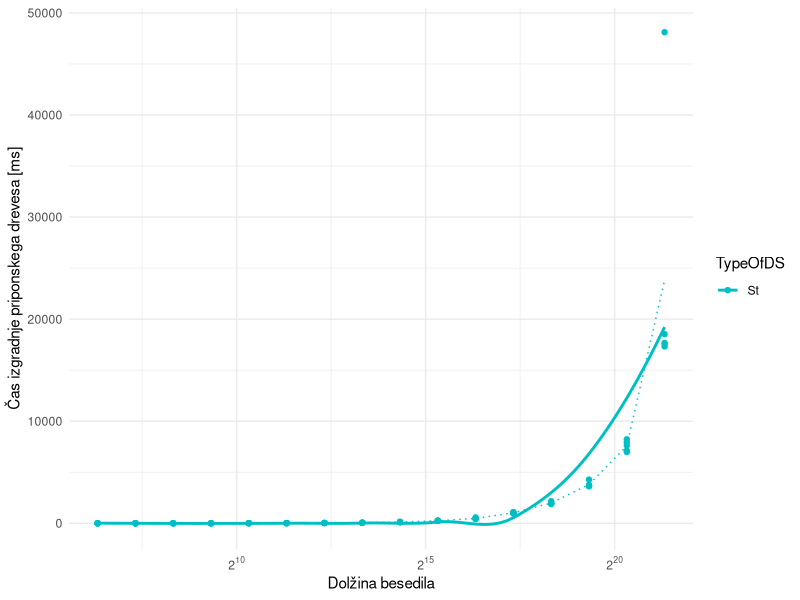
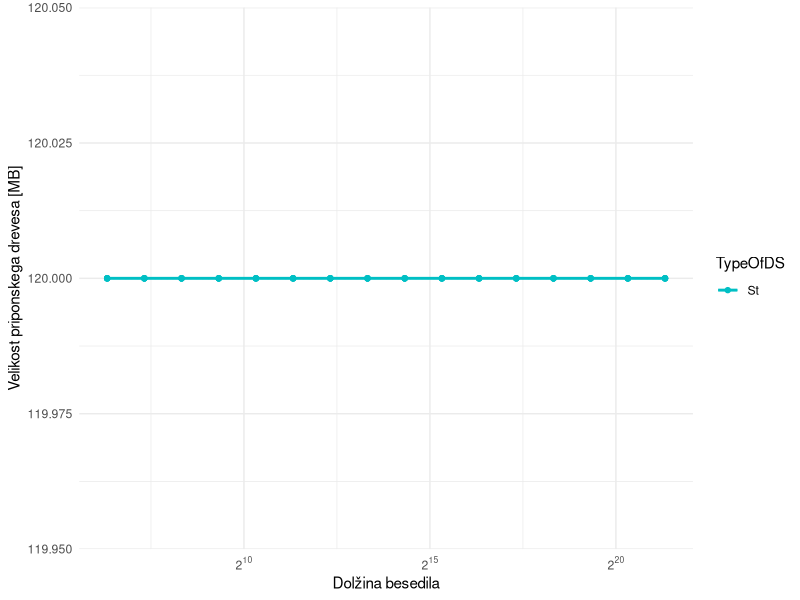
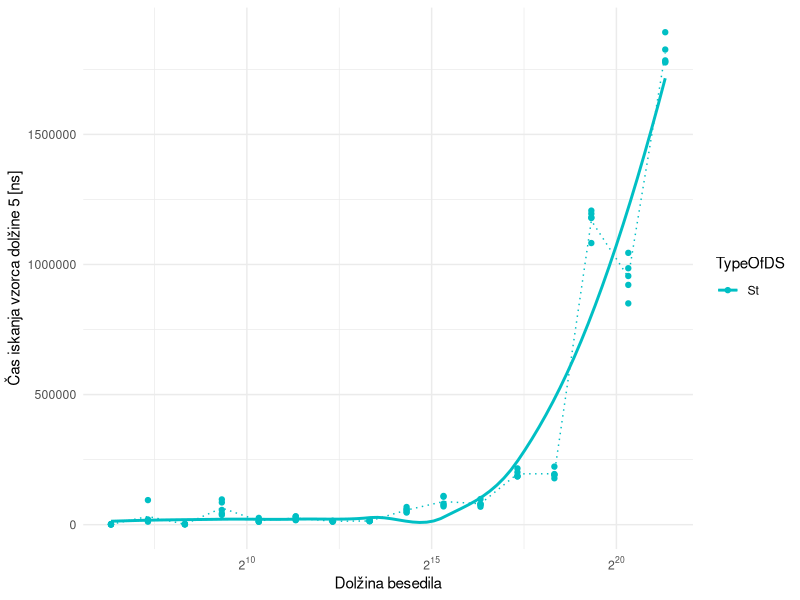
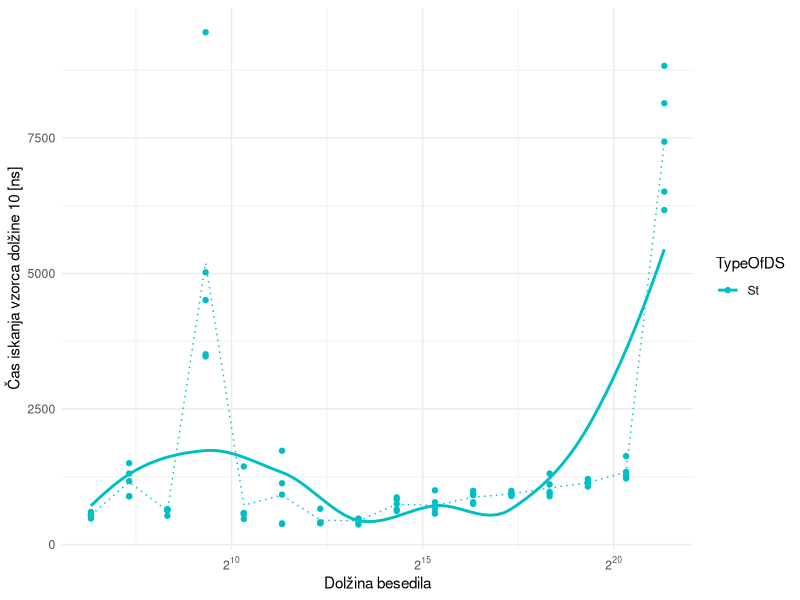
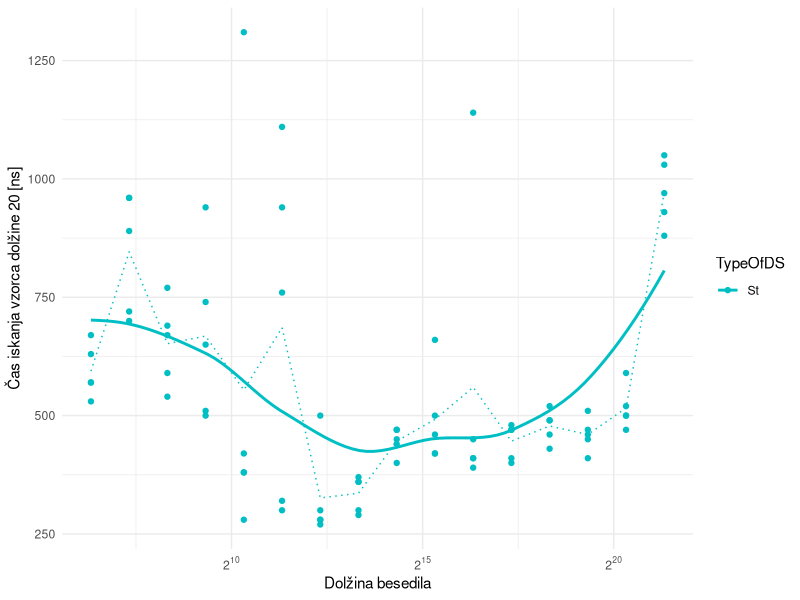
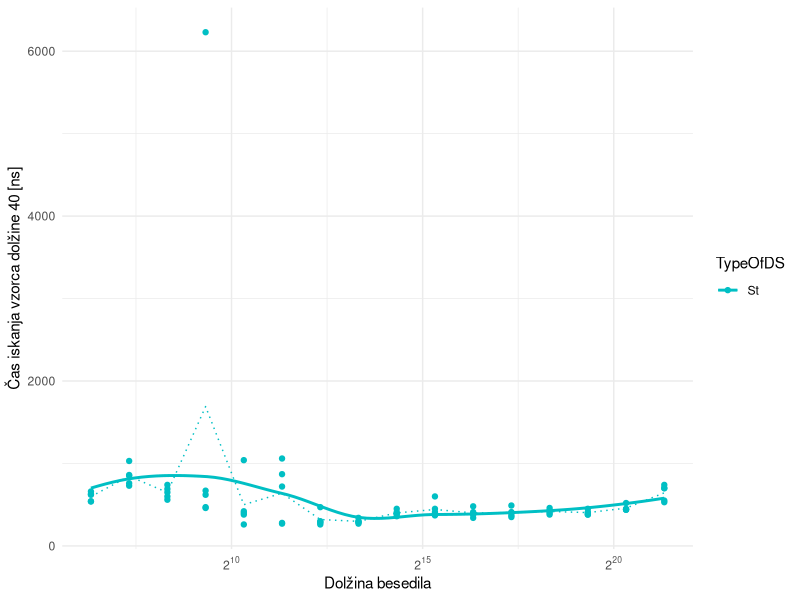
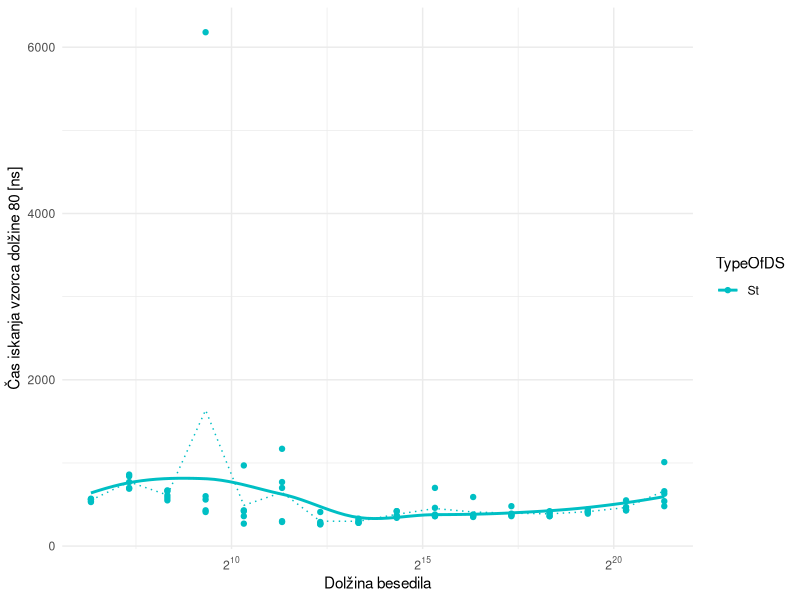
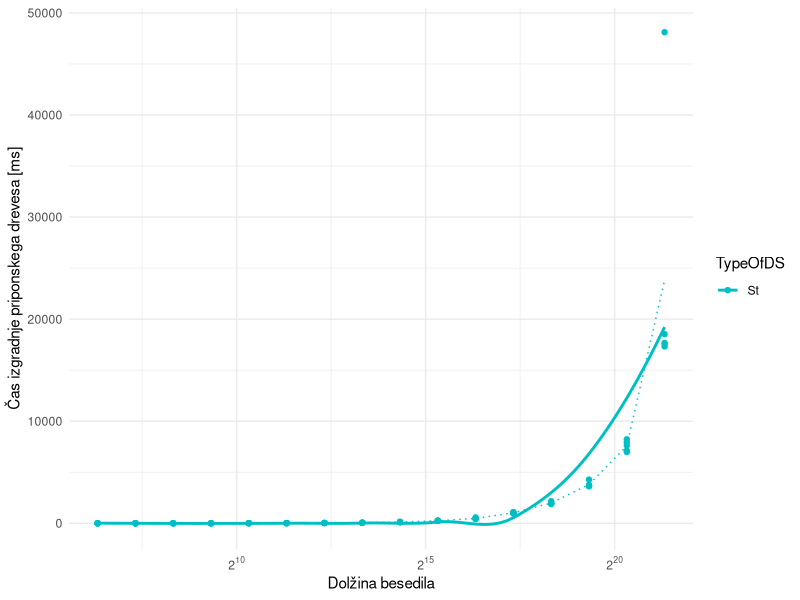

Write R code to recreate these figures, in order. (Note: this script raises an error after producing the figures.)
library(tidyverse)
library(scales)
dataST<- read.csv("rezST.csv")
dataST %>% ggplot()+
  aes(x=SizeRun,y=Time,color=TypeOfDS)+
  geom_point()+
  geom_smooth(se=F)+stat_summary(fun=mean,geom = 'line',linetype = 'dotted')+
  theme_minimal()+   scale_color_manual(values=c("#00BFC4"))+
  scale_x_continuous(trans = log2_trans(), breaks = trans_breaks("log2", function(x) 2^x),
                     labels = trans_format("log2", math_format(2^.x)))+
  labs(y="Čas izgradnje priponskega drevesa [ms]",x="Dolžina besedila")
ggsave("./Img/izgradnjaDrecvesaST.png")

dataST %>% ggplot()+
  aes(x=SizeRun,y=SizeInBytes,color=TypeOfDS)+
  geom_point()+
  geom_smooth(se=F)+stat_summary(fun=mean,geom = 'line',linetype = 'dotted')+
  theme_minimal()+   scale_color_manual(values=c("#00BFC4"))+
  scale_x_continuous(trans = log2_trans(), breaks = trans_breaks("log2", function(x) 2^x),
                     labels = trans_format("log2", math_format(2^.x)))+
  labs(y="Velikost priponskega drevesa [MB]",x="Dolžina besedila")
ggsave("./Img/velikostDrecvesaST.png", bg="white")
dataST %>% ggplot()+
  aes(x=SizeRun,y=tFind5,color=TypeOfDS)+
  geom_point()+
  geom_smooth(se=F)+stat_summary(fun=mean,geom = 'line',linetype = 'dotted')+
  theme_minimal()+   scale_color_manual(values=c("#00BFC4"))+
  scale_x_continuous(trans = log2_trans(), breaks = trans_breaks("log2", function(x) 2^x),
                     labels = trans_format("log2", math_format(2^.x)))+
  labs(y="Čas iskanja vzorca dolžine 5 [ns]",x="Dolžina besedila")
ggsave("./Img/iskanje5ST.png", bg="white")
dataST %>% ggplot()+
  aes(x=SizeRun,y=tFind10,color=TypeOfDS)+
  geom_point()+
  geom_smooth(se=F)+stat_summary(fun=mean,geom = 'line',linetype = 'dotted')+
  theme_minimal()+   scale_color_manual(values=c("#00BFC4"))+
  scale_x_continuous(trans = log2_trans(), breaks = trans_breaks("log2", function(x) 2^x),
                     labels = trans_format("log2", math_format(2^.x)))+
  labs(y="Čas iskanja vzorca dolžine 10 [ns]",x="Dolžina besedila")
ggsave("./Img/iskanje10ST.png", bg="white")
dataST %>% ggplot()+
  aes(x=SizeRun,y=tFind20,color=TypeOfDS)+
  geom_point()+
  geom_smooth(se=F)+stat_summary(fun=mean,geom = 'line',linetype = 'dotted')+
  theme_minimal()+   scale_color_manual(values=c("#00BFC4"))+
  scale_x_continuous(trans = log2_trans(), breaks = trans_breaks("log2", function(x) 2^x),
                     labels = trans_format("log2", math_format(2^.x)))+
  labs(y="Čas iskanja vzorca dolžine 20 [ns]",x="Dolžina besedila")
ggsave("./Img/iskanje20ST.png", bg="white")
dataST %>% ggplot()+
  aes(x=SizeRun,y=tFind40,color=TypeOfDS)+
  geom_point()+
  geom_smooth(se=F)+stat_summary(fun=mean,geom = 'line',linetype = 'dotted')+
  theme_minimal()+   scale_color_manual(values=c("#00BFC4"))+
  scale_x_continuous(trans = log2_trans(), breaks = trans_breaks("log2", function(x) 2^x),
                     labels = trans_format("log2", math_format(2^.x)))+
  labs(y="Čas iskanja vzorca dolžine 40 [ns]",x="Dolžina besedila")
ggsave("./Img/iskanje40ST.png", bg="white")
dataST %>% ggplot()+
  aes(x=SizeRun,y=tFind80,color=TypeOfDS)+
  geom_point()+
  geom_smooth(se=F)+stat_summary(fun=mean,geom = 'line',linetype = 'dotted')+
  theme_minimal()+   scale_color_manual(values=c("#00BFC4"))+
  scale_x_continuous(trans = log2_trans(), breaks = trans_breaks("log2", function(x) 2^x),
                     labels = trans_format("log2", math_format(2^.x)))+
  labs(y="Čas iskanja vzorca dolžine 80 [ns]",x="Dolžina besedila")
ggsave("./Img/iskanje80ST.png", bg="white")

dataST %>% ggplot()+
  aes(x=SizeRun,y=tFind800,color=TypeOfDS)+
  geom_point()+
  geom_smooth(se=F)+stat_summary(fun=mean,geom = 'line',linetype = 'dotted')+
  theme_minimal()+   scale_color_manual(values=c("#00BFC4"))+
  scale_x_continuous(trans = log2_trans(), breaks = trans_breaks("log2", function(x) 2^x),
                     labels = trans_format("log2", math_format(2^.x)))+
  labs(y="Čas iskanja vzorca dolžine 800 [ns]",x="Dolžina besedila")
ggsave("./Img/iskanje800ST.png", bg="white")

dataST %>% ggplot()+
  aes(x=Log,y=tFindLog,color=TypeOfDS)+
  geom_point()+
  geom_smooth(se=F)+stat_summary(fun=mean,geom = 'line',linetype = 'dotted')+
  theme_minimal()+   scale_color_manual(values=c("#00BFC4"))+
  labs(y="Čas iskanja vzorca dolžine log(n) [ns]",x="Dolžina vzorca log(n)")
ggsave("./Img/iskanjeLogST.png", bg="white")

dataCST<- read.csv("rezCST.csv")
dataCST %>% ggplot()+
  aes(x=SizeRun,y=Time,color=TypeOfDS)+
  geom_point()+
  geom_smooth(se=F)+stat_summary(fun=mean,geom = 'line',linetype = 'dotted')+
  theme_minimal()+
  scale_x_continuous(trans = log2_trans(), breaks = trans_breaks("log2", function(x) 2^x),
                     labels = trans_format("log2", math_format(2^.x)))+
  labs(y="Čas izgradnje priponskega drevesa [ms]",x="Dolžina besedila")
ggsave("./Img/izgradnjaDrecvesaCST.png", bg="white")

dataCST %>% ggplot()+
  aes(x=SizeRun,y=SizeInBytes,color=TypeOfDS)+
  geom_point()+
  geom_smooth(se=F)+stat_summary(fun=mean,geom = 'line',linetype = 'dotted')+
  theme_minimal()+
  scale_x_continuous(trans = log2_trans(), breaks = trans_breaks("log2", function(x) 2^x),
                     labels = trans_format("log2", math_format(2^.x)))+
  labs(y="Velikost priponskega drevesa [MB]",x="Dolžina besedila")
ggsave("./Img/velikostDrecvesaCST.png", bg="white")
dataCST %>% ggplot()+
  aes(x=SizeRun,y=tFind5,color=TypeOfDS)+
  geom_point()+
  geom_smooth(se=F)+stat_summary(fun=mean,geom = 'line',linetype = 'dotted')+
  theme_minimal()+
  scale_x_continuous(trans = log2_trans(), breaks = trans_breaks("log2", function(x) 2^x),
                     labels = trans_format("log2", math_format(2^.x)))+
  labs(y="Čas iskanja vzorca dolžine 5 [ns]",x="Dolžina besedila")
ggsave("./Img/iskanje5CST.png", bg="white")
dataCST %>% ggplot()+
  aes(x=SizeRun,y=tFind10,color=TypeOfDS)+
  geom_point()+
  geom_smooth(se=F)+stat_summary(fun=mean,geom = 'line',linetype = 'dotted')+
  theme_minimal()+
  scale_x_continuous(trans = log2_trans(), breaks = trans_breaks("log2", function(x) 2^x),
                     labels = trans_format("log2", math_format(2^.x)))+
  labs(y="Čas iskanja vzorca dolžine 10 [ns]",x="Dolžina besedila")
ggsave("./Img/iskanje10CST.png", bg="white")
dataCST %>% ggplot()+
  aes(x=SizeRun,y=tFind20,color=TypeOfDS)+
  geom_point()+
  geom_smooth(se=F)+stat_summary(fun=mean,geom = 'line',linetype = 'dotted')+
  theme_minimal()+
  scale_x_continuous(trans = log2_trans(), breaks = trans_breaks("log2", function(x) 2^x),
                     labels = trans_format("log2", math_format(2^.x)))+
  labs(y="Čas iskanja vzorca dolžine 20 [ns]",x="Dolžina besedila")
ggsave("./Img/iskanje20CST.png", bg="white")
dataCST %>% ggplot()+
  aes(x=SizeRun,y=tFind40,color=TypeOfDS)+
  geom_point()+
  geom_smooth(se=F)+stat_summary(fun=mean,geom = 'line',linetype = 'dotted')+
  theme_minimal()+
  scale_x_continuous(trans = log2_trans(), breaks = trans_breaks("log2", function(x) 2^x),
                     labels = trans_format("log2", math_format(2^.x)))+
  labs(y="Čas iskanja vzorca dolžine 40 [ns]",x="Dolžina besedila")
ggsave("./Img/iskanje40CST.png", bg="white")
dataCST %>% ggplot()+
  aes(x=SizeRun,y=tFind80,color=TypeOfDS)+
  geom_point()+
  geom_smooth(se=F)+stat_summary(fun=mean,geom = 'line',linetype = 'dotted')+
  theme_minimal()+
  scale_x_continuous(trans = log2_trans(), breaks = trans_breaks("log2", function(x) 2^x),
                     labels = trans_format("log2", math_format(2^.x)))+
  labs(y="Čas iskanja vzorca dolžine 80 [ns]",x="Dolžina besedila")
ggsave("./Img/iskanje80CST.png", bg="white")

dataCST %>% ggplot()+
  aes(x=SizeRun,y=tFind800,color=TypeOfDS)+
  geom_point()+
  geom_smooth(se=F)+stat_summary(fun=mean,geom = 'line',linetype = 'dotted')+
  theme_minimal()+
  scale_x_continuous(trans = log2_trans(), breaks = trans_breaks("log2", function(x) 2^x),
                     labels = trans_format("log2", math_format(2^.x)))+
  labs(y="Čas iskanja vzorca dolžine 800 [ns]",x="Dolžina besedila")
ggsave("./Img/iskanje800CST.png", bg="white")

dataCST %>% ggplot()+
  aes(x=Log,y=tFindLog,color=TypeOfDS)+
  geom_point()+
  geom_smooth(se=F)+stat_summary(fun=mean,geom = 'line',linetype = 'dotted')+
  theme_minimal()+
  labs(y="Čas iskanja vzorca dolžine log(n) [ns]",x="Dolžina vzorca log(n)")
ggsave("./Img/iskanjeLogCST.png", bg="white")

data<- rbind(dataST,dataCST)
data %>% ggplot()+
  aes(x=SizeRun,y=Time,color=TypeOfDS)+
  geom_point()+
  geom_smooth(se=F)+stat_summary(fun=mean,geom = 'line',linetype = 'dotted')+
  theme_minimal()+
  scale_x_continuous(trans = log2_trans(), breaks = trans_breaks("log2", function(x) 2^x),
                     labels = trans_format("log2", math_format(2^.x)))+
  labs(y="Čas izgradnje priponskega drevesa [ms]",x="Dolžina besedila")
ggsave("./Img/izgradnjaDrecvesa.png", bg="white")

data %>% ggplot()+
  aes(x=SizeRun,y=SizeInBytes,color=TypeOfDS)+
  geom_point()+
  geom_smooth(se=F)+stat_summary(fun=mean,geom = 'line',linetype = 'dotted')+
  theme_minimal()+
  scale_x_continuous(trans = log2_trans(), breaks = trans_breaks("log2", function(x) 2^x),
                     labels = trans_format("log2", math_format(2^.x)))+
  labs(y="Velikost priponskega drevesa [MB]",x="Dolžina besedila")
ggsave("./Img/velikostDrecvesa.png", bg="white")
data %>% ggplot()+
  aes(x=SizeRun,y=tFind5,color=TypeOfDS)+
  geom_point()+
  geom_smooth(se=F)+stat_summary(fun=mean,geom = 'line',linetype = 'dotted')+
  theme_minimal()+
  scale_x_continuous(trans = log2_trans(), breaks = trans_breaks("log2", function(x) 2^x),
                     labels = trans_format("log2", math_format(2^.x)))+
  labs(y="Čas iskanja vzorca dolžine 5 [ns]",x="Dolžina besedila")
ggsave("./Img/iskanje5.png", bg="white")
data %>% ggplot()+
  aes(x=SizeRun,y=tFind10,color=TypeOfDS)+
  geom_point()+
  geom_smooth(se=F)+stat_summary(fun=mean,geom = 'line',linetype = 'dotted')+
  theme_minimal()+
  scale_x_continuous(trans = log2_trans(), breaks = trans_breaks("log2", function(x) 2^x),
                     labels = trans_format("log2", math_format(2^.x)))+
  labs(y="Čas iskanja vzorca dolžine 10 [ns]",x="Dolžina besedila")
ggsave("./Img/iskanje10.png", bg="white")
data %>% ggplot()+
  aes(x=SizeRun,y=tFind20,color=TypeOfDS)+
  geom_point()+
  geom_smooth(se=F)+stat_summary(fun=mean,geom = 'line',linetype = 'dotted')+
  theme_minimal()+
  scale_x_continuous(trans = log2_trans(), breaks = trans_breaks("log2", function(x) 2^x),
                     labels = trans_format("log2", math_format(2^.x)))+
  labs(y="Čas iskanja vzorca dolžine 20 [ns]",x="Dolžina besedila")
ggsave("./Img/iskanje20.png", bg="white")
data %>% ggplot()+
  aes(x=SizeRun,y=tFind40,color=TypeOfDS)+
  geom_point()+
  geom_smooth(se=F)+stat_summary(fun=mean,geom = 'line',linetype = 'dotted')+
  theme_minimal()+
  scale_x_continuous(trans = log2_trans(), breaks = trans_breaks("log2", function(x) 2^x),
                     labels = trans_format("log2", math_format(2^.x)))+
  labs(y="Čas iskanja vzorca dolžine 40 [ns]",x="Dolžina besedila")
ggsave("./Img/iskanje40.png", bg="white")
data %>% ggplot()+
  aes(x=SizeRun,y=tFind80,color=TypeOfDS)+
  geom_point()+
  geom_smooth(se=F)+stat_summary(fun=mean,geom = 'line',linetype = 'dotted')+
  theme_minimal()+
  scale_x_continuous(trans = log2_trans(), breaks = trans_breaks("log2", function(x) 2^x),
                     labels = trans_format("log2", math_format(2^.x)))+
  labs(y="Čas iskanja vzorca dolžine 80 [ns]",x="Dolžina besedila")
ggsave("./Img/iskanje80.png", bg="white")

data %>% ggplot()+
  aes(x=SizeRun,y=tFind800,color=TypeOfDS)+
  geom_point()+
  geom_smooth(se=F)+stat_summary(fun=mean,geom = 'line',linetype = 'dotted')+
  theme_minimal()+
  scale_x_continuous(trans = log2_trans(), breaks = trans_breaks("log2", function(x) 2^x),
                     labels = trans_format("log2", math_format(2^.x)))+
  labs(y="Čas iskanja vzorca dolžine 800 [ns]",x="Dolžina besedila")
ggsave("./Img/iskanje800.png", bg="white")

data %>% ggplot()+
  aes(x=Log,y=tFindLog,color=TypeOfDS)+
  geom_point()+
  geom_smooth(se=F)+stat_summary(fun=mean,geom = 'line',linetype = 'dotted')+
  theme_minimal()+
  labs(y="Čas iskanja vzorca dolžine log(n) [ns]",x="Dolžina vzorca log(n)")
ggsave("./Img/iskanjeLog.png", bg="white")
